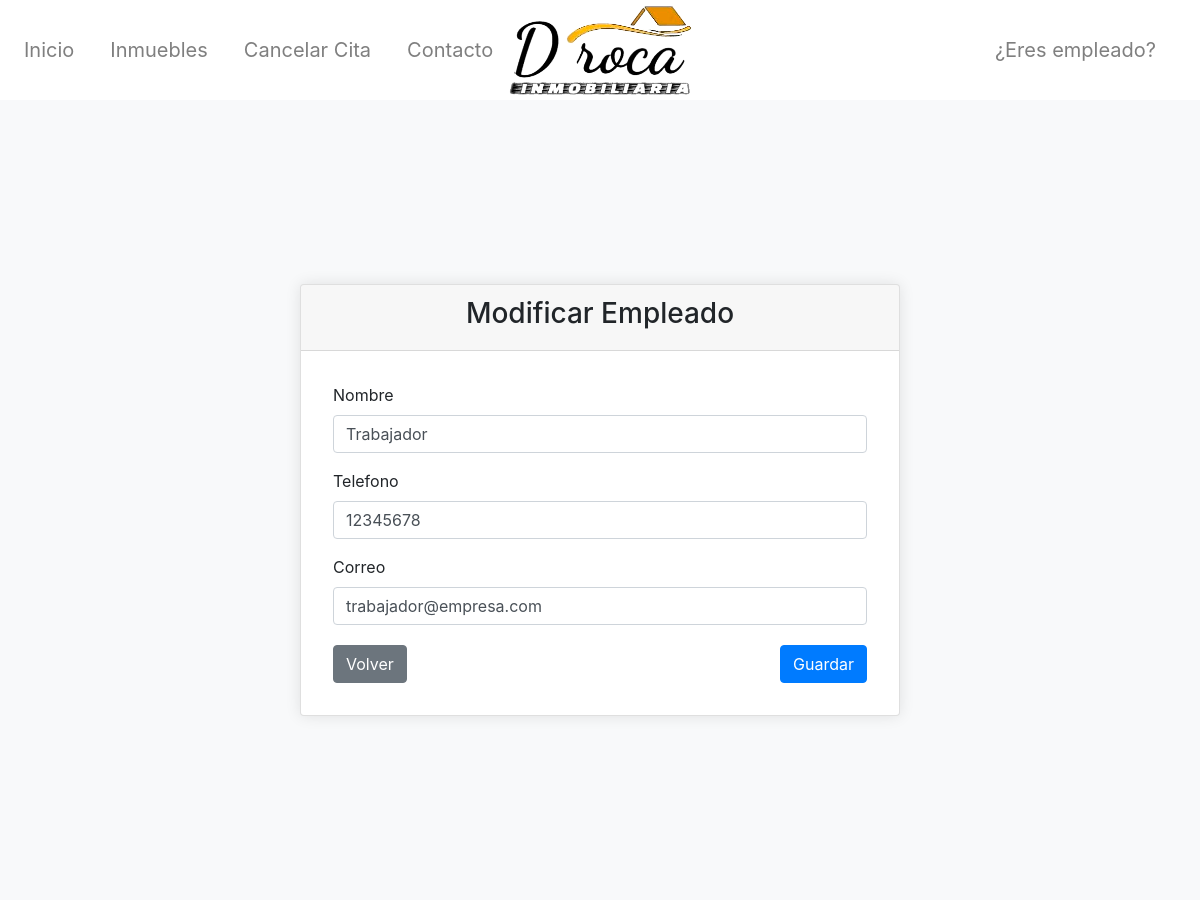
The app's page /modificarEmpleado.php?id=1 with its own data.
### tables this page shows
CREATE TABLE Trabajador (
    idTrabajador int  NOT NULL AUTO_INCREMENT,
    Nombre varchar(100)  NOT NULL,
    Telefono char(8)  NOT NULL,
    Correo varchar(100)  NOT NULL,
    CONSTRAINT Trabajador_pk PRIMARY KEY (idTrabajador)
);

### Logica/sql.php (called while the page is built, shortened)
<?php
function Conectarse()
{
    if (!($link = mysqli_connect("localhost", "root", ""))) {
        return 0;
    }
    return $link;
}
function obtenerTabajadoresPorId($idTrabajador) {
    $conexion = Conectarse();
    $consulta = "
        SELECT
            T.idTrabajador,
            T.nombre,
            T.telefono,
            T.correo
        FROM
            Trabajador T
        WHERE
            T.idTrabajador = ?";
    $stmt = $conexion->prepare($consulta);
    $stmt->bind_param("i", $idTrabajador);
    $stmt->execute();
    $resultado = $stmt->get_result();
    if ($resultado->num_rows > 0) {
        $idTrabajador = $resultado->fetch_assoc();
    } else {
        $idTrabajador = null;
    }
    return $idTrabajador;
}
?>

### modificarEmpleado.php (the view, shortened to what this page needs)
<?php
require_once 'Logica/sql.php';
if (isset($_GET['id'])) {
    $idTrabajador = $_GET['id'];
    $trabajador = obtenerTabajadoresPorId($idTrabajador);
    if ($trabajador) {
        $nombre = $trabajador['nombre'];
        $telefono = $trabajador['telefono'];
        $correo = $trabajador['correo'];
    } else {
        echo "Trabajador no encontrado";
        exit();
    }
}
?>
<!DOCTYPE html>
<html lang="es">
<head>
    <link href="https://maxcdn.bootstrapcdn.com/bootstrap/4.5.2/css/bootstrap.min.css" rel="stylesheet">
</head>
<body>
    <?php include('header.php'); ?>
    <div class="form-container">
        <div class="card">
            <div class="card-header text-center">
                <h3>Modificar Empleado</h3>
            </div>
            <div class="form-panel">
                <form method="POST" action="Logica/actualizarTrabajador.php">
                    <div class="form-group">
                        <label for="nombre">Nombre</label>
                        <input type="text" class="form-control" id="nombre" name="nombre"
                               value="<?php echo $nombre; ?>" required>
                    </div>
                    <div class="form-group">
                        <label for="telefono">Telefono</label>
                        <input type="number" class="form-control" id="telefono" name="telefono"
                               value="<?php echo $telefono; ?>">
                    </div>
                    <div class="form-group">
                        <label for="correo">Correo</label>
                        <input type="email" class="form-control" id="correo" name="correo"
                               value="<?php echo $correo; ?>" required>
                    </div>
                    <div class="button-group">
                        <a href="gestionarEmpleados.php" class="btn btn-secondary">Volver</a>
                        <button type="submit" class="btn btn-primary">Guardar</button>
                    </div>
                </form>
            </div>
        </div>
    </div>
</body>
</html>

### modificarEmpleado.php (style rules this page uses)
.form-container { min-height: 100vh; display: flex; justify-content: center; align-items: center; background-color: #f8f9fa; }
.card { width: 100%; max-width: 600px; box-shadow: 0 0 15px rgba(0, 0, 0, 0.1); }
.form-panel { padding: 2rem; }
.btn-primary { background-color: #007bff; border-color: #007bff; }
.button-group { display: flex; justify-content: space-between; margin-top: 20px; }
.btn-secondary { background-color: #6c757d; border-color: #6c757d; }

### records on screen
trabajador: nombre "Trabajador", telefono "12345678", correo "trabajador@empresa.com"
